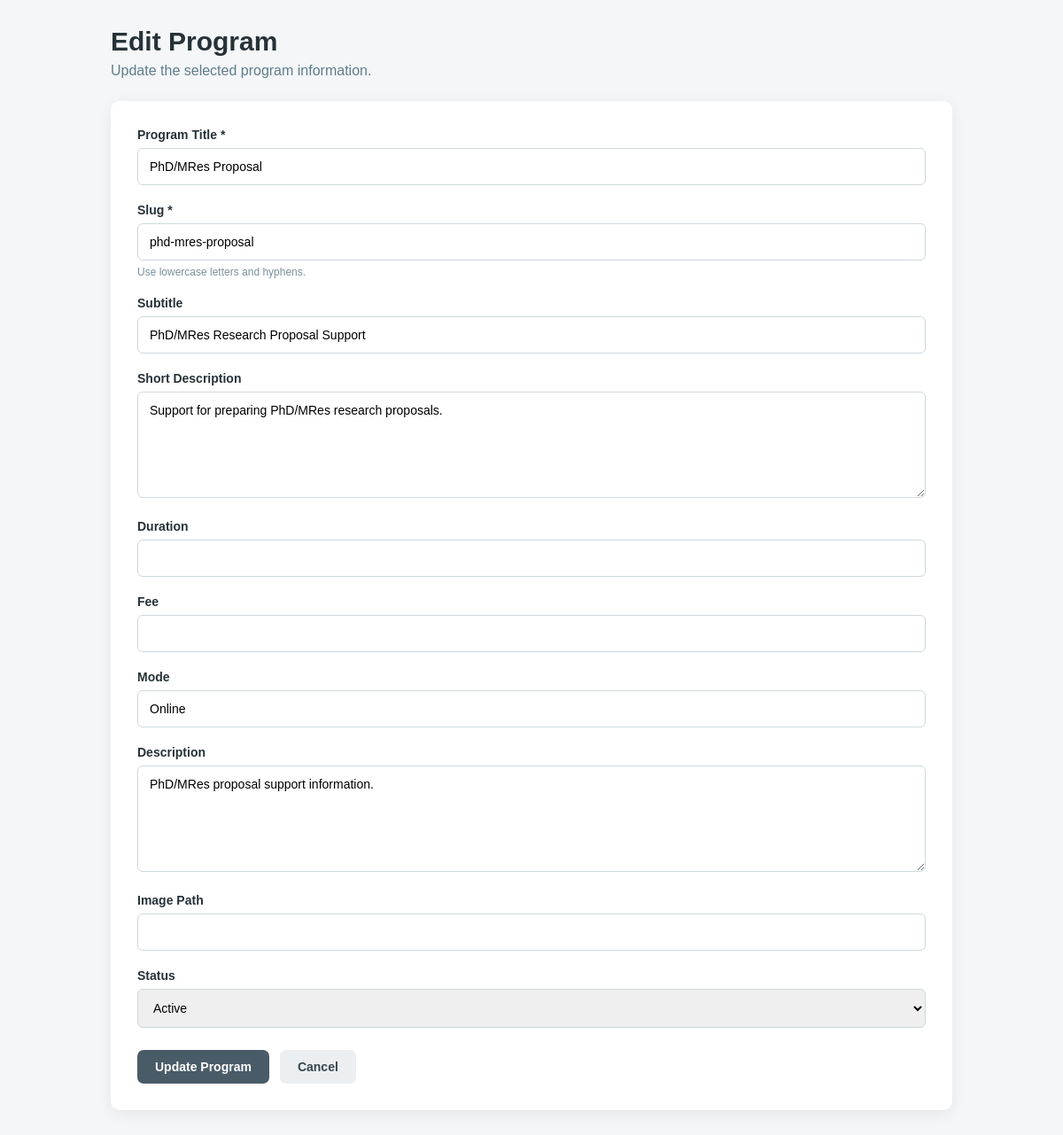
Page /admin/edit-program.php?id=2 on the committed database.
### tables this page shows
CREATE TABLE IF NOT EXISTS programs (
    id INT UNSIGNED AUTO_INCREMENT PRIMARY KEY,
    title VARCHAR(150) NOT NULL,
    slug VARCHAR(100) NOT NULL UNIQUE,
    subtitle VARCHAR(255) DEFAULT NULL,
    short_description TEXT DEFAULT NULL,
    duration VARCHAR(100) DEFAULT NULL,
    fee VARCHAR(100) DEFAULT NULL,
    mode VARCHAR(100) DEFAULT NULL,
    description TEXT DEFAULT NULL,
    content_1_title VARCHAR(150) DEFAULT NULL,
    content_1 TEXT DEFAULT NULL,
    content_2_title VARCHAR(150) DEFAULT NULL,
    content_2 TEXT DEFAULT NULL,
    content_3_title VARCHAR(150) DEFAULT NULL,
    content_3 TEXT DEFAULT NULL,
    content_4_title VARCHAR(150) DEFAULT NULL,
    content_4 TEXT DEFAULT NULL,
    image VARCHAR(255) DEFAULT NULL,
    status TINYINT(1) NOT NULL DEFAULT 1,
    created_at TIMESTAMP DEFAULT CURRENT_TIMESTAMP,
    updated_at TIMESTAMP DEFAULT CURRENT_TIMESTAMP ON UPDATE CURRENT_TIMESTAMP,
    INDEX idx_program_status (status),
    INDEX idx_program_title (title)
);

### admin/edit-program.php (the view, shortened to what this page needs)
<?php
require_once __DIR__ . '/../config/database.php';
$id = (int) ($_GET['id'] ?? 0);
$stmt = $pdo->prepare("
    SELECT *
    FROM programs
    WHERE id = :id
    LIMIT 1
");
$stmt->execute([
    ':id' => $id
]);
$program = $stmt->fetch();
?>
<!DOCTYPE html>
<html lang="en">
<head>
</head>
<body>
<div class="admin-container">
    <div class="page-header">
        <h1>
            Edit Program
        </h1>
        <p>
            Update the selected program information.
        </p>
    </div>
    <div class="form-card">
        <form
            action="edit-program.php?id=<?= (int) $program['id'] ?>"
            method="post"
        >
            <div class="form-group">
                <label for="title">
                    Program Title *
                </label>
                <input
                    type="text"
                    id="title"
                    name="title"
                    value="<?= htmlspecialchars($program['title']) ?>"
                    required
                >
            </div>
            <div class="form-group">
                <label for="slug">
                    Slug *
                </label>
                <input
                    type="text"
                    id="slug"
                    name="slug"
                    value="<?= htmlspecialchars($program['slug']) ?>"
                    required
                >
                <span class="help-text">
                    Use lowercase letters and hyphens.
                </span>
            </div>
            <div class="form-group">
                <label for="subtitle">
                    Subtitle
                </label>
                <input
                    type="text"
                    id="subtitle"
                    name="subtitle"
                    value="<?= htmlspecialchars($program['subtitle'] ?? '') ?>"
                >
            </div>
            <div class="form-group">
                <label for="short_description">
                    Short Description
                </label>
                <textarea
                    id="short_description"
                    name="short_description"
                ><?= htmlspecialchars($program['short_description'] ?? '') ?></textarea>
            </div>
            <div class="form-group">
                <label for="duration">
                    Duration
                </label>
                <input
                    type="text"
                    id="duration"
                    name="duration"
                    value="<?= htmlspecialchars($program['duration'] ?? '') ?>"
                >
            </div>
            <div class="form-group">
                <label for="fee">
                    Fee
                </label>
                <input
                    type="text"
                    id="fee"
                    name="fee"
                    value="<?= htmlspecialchars($program['fee'] ?? '') ?>"
                >
            </div>
            <div class="form-group">
                <label for="mode">
                    Mode
                </label>
                <input
                    type="text"
                    id="mode"
                    name="mode"
                    value="<?= htmlspecialchars($program['mode'] ?? '') ?>"
                >
            </div>
            <div class="form-group">
                <label for="description">
                    Description
                </label>
                <textarea
                    id="description"
                    name="description"
                ><?= htmlspecialchars($program['description'] ?? '') ?></textarea>
            </div>
            <div class="form-group">
                <label for="image">
                    Image Path
                </label>
                <input
                    type="text"
                    id="image"
                    name="image"
                    value="<?= htmlspecialchars($program['image'] ?? '') ?>"
                >
            </div>
            <div class="form-group">
                <label for="status">
                    Status
                </label>
                <select
                    id="status"
                    name="status"
                >
                    <option
                        value="1"
                        <?= (int) $program['status'] === 1 ? 'selected' : '' ?>
                    >
                        Active
                    </option>
                </select>
            </div>
            <div class="form-actions">
                <button
                    type="submit"
                    class="btn save-btn"
                >
                    Update Program
                </button>
                <a
                    href="programs.php"
                    class="btn cancel-btn"
                >
                    Cancel
                </a>
            </div>
        </form>
    </div>
</div>
</body>
</html>

### admin/edit-program.php (style rules this page uses)
* { box-sizing: border-box; }
body { margin: 0; padding: 30px; background: #f4f6f8; color: #263238; font-family: Arial, sans-serif; }
.admin-container { max-width: 950px; margin: 0 auto; }
.page-header { margin-bottom: 25px; }
.page-header h1 { margin: 0 0 7px; font-size: 30px; }
.page-header p { margin: 0; color: #607d8b; }
.form-card { background: #ffffff; padding: 30px; border-radius: 10px; box-shadow: 0 4px 18px rgba(0, 0, 0, 0.07); }
.form-group { margin-bottom: 20px; }
.form-group label { display: block; margin-bottom: 7px; font-size: 14px; font-weight: 600; }
.form-group input, .form-group textarea, .form-group select { width: 100%; padding: 12px 13px; border: 1px solid #cfd8dc; border-radius: 6px; font-size: 14px; font-family: inherit; outline: none; }
.form-group textarea { min-height: 120px; resize: vertical; }
.help-text { display: block; margin-top: 6px; color: #78909c; font-size: 12px; }
.form-actions { display: flex; gap: 12px; margin-top: 25px; flex-wrap: wrap; }
.btn { display: inline-block; padding: 11px 20px; border: none; border-radius: 7px; text-decoration: none; font-size: 14px; font-weight: 600; cursor: pointer; }
.save-btn { background: #4a5b68; color: #ffffff; }
.cancel-btn { background: #eceff1; color: #37474f; }

### rows in the picture
programs: title "PhD/MRes Proposal", slug "phd-mres-proposal", subtitle "PhD/MRes Research Proposal Support", short_description "Support for preparing PhD/MRes research proposals.", mode "Online", description "PhD/MRes proposal support information.", status "Active"
